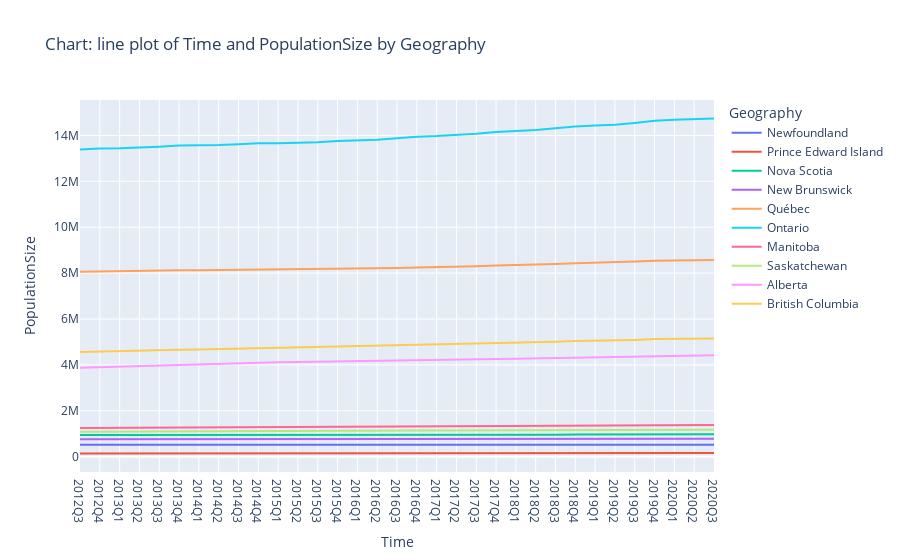

The notebook cell saved with this chart:
### Markdown cell above
#### Exercise: Let's take a look at the average mortgage amount and population size

Complete the code below to visualize the average mortgage amount. 

Change the code to visualize changes in population size.

### Code cell
# AverageMortgageAmount DelinquencyRate PopulationSize
variable = "PopulationSize"

px.line(data_pop_del_mort_df, 
        x = "Time",
        y=variable,
       color="Geography",
       title = f"Chart: line plot of Time and {variable} by Geography")

### Figure 1 — Plotly figure (JSON) as saved in the notebook; plotly's stock layout.template omitted (floating-point values rounded to 4 significant figures)
{"data": [{"hovertemplate": "Geography=Newfoundland<br>Time=%{x}<br>PopulationSize=%{y}<extra></extra>", "legendgroup": "Newfoundland", "line": {"color": "#636efa", "dash": "solid"}, "marker": {"symbol": "circle"}, "mode": "lines", "name": "Newfoundland", "orientation": "v", "showlegend": true, "type": "scatter", "x": ["2012Q3", "2012Q4", "2013Q1", "2013Q2", "2013Q3", "2013Q4", "2014Q1", "2014Q2", "2014Q3", "2014Q4", "2015Q1", "2015Q2", "2015Q3", "2015Q4", "2016Q1", "2016Q2", "2016Q3", "2016Q4", "2017Q1", "2017Q2", "2017Q3", "2017Q4", "2018Q1", "2018Q2", "2018Q3", "2018Q4", "2019Q1", "2019Q2", "2019Q3", "2019Q4", "2020Q1", "2020Q2", "2020Q3"], "xaxis": "x", "y": [526345, 527180, 527248, 527313, 527114, 528117, 528242, 527498, 528159, 528461, 528361, 528063, 528117, 528696, 528800, 529063, 529426, 529900, 529347, 528544, 528249, 528288, 527544, 526395, 525560, 525765, 524883, 524126, 523476, 524137, 523631, 522994, 522103], "yaxis": "y"}, {"hovertemplate": "Geography=Prince Edward Island<br>Time=%{x}<br>PopulationSize=%{y}<extra></extra>", "legendgroup": "Prince Edward Island", "line": {"color": "#EF553B", "dash": "solid"}, "marker": {"symbol": "circle"}, "mode": "lines", "name": "Prince Edward Island", "orientation": "v", "showlegend": true, "type": "scatter", "x": ["2012Q3", "2012Q4", "2013Q1", "2013Q2", "2013Q3", "2013Q4", "2014Q1", "2014Q2", "2014Q3", "2014Q4", "2015Q1", "2015Q2", "2015Q3", "2015Q4", "2016Q1", "2016Q2", "2016Q3", "2016Q4", "2017Q1", "2017Q2", "2017Q3", "2017Q4", "2018Q1", "2018Q2", "2018Q3", "2018Q4", "2019Q1", "2019Q2", "2019Q3", "2019Q4", "2020Q1", "2020Q2", "2020Q3"], "xaxis": "x", "y": [144530, 144520, 144175, 143948, 144094, 144103, 143996, 143984, 144283, 144538, 144368, 144259, 144546, 144894, 145202, 145784, 146969, 147936, 148181, 148860, 150402, 151376, 151516, 152039, 153396, 155129, 155244, 155833, 157262, 158334, 158629, 159249, 159625], "yaxis": "y"}, {"hovertemplate": "Geography=Nova Scotia<br>Time=%{x}<br>PopulationSize=%{y}<extra></extra>", "legendgroup": "Nova Scotia", "line": {"color": "#00cc96", "dash": "solid"}, "marker": {"symbol": "circle"}, "mode": "lines", "name": "Nova Scotia", "orientation": "v", "showlegend": true, "type": "scatter", "x": ["2012Q3", "2012Q4", "2013Q1", "2013Q2", "2013Q3", "2013Q4", "2014Q1", "2014Q2", "2014Q3", "2014Q4", "2015Q1", "2015Q2", "2015Q3", "2015Q4", "2016Q1", "2016Q2", "2016Q3", "2016Q4", "2017Q1", "2017Q2", "2017Q3", "2017Q4", "2018Q1", "2018Q2", "2018Q3", "2018Q4", "2019Q1", "2019Q2", "2019Q3", "2019Q4", "2020Q1", "2020Q2", "2020Q3"], "xaxis": "x", "y": [943635, 943341, 942598, 941230, 940434, 940105, 939867, 938913, 938545, 938972, 938296, 936271, 936525, 938320, 938690, 940382, 942790, 946030, 945943, 947384, 950108, 953683, 953838, 954618, 958406, 963309, 963890, 965287, 969747, 975231, 975898, 977043, 979351], "yaxis": "y"}, {"hovertemplate": "Geography=New Brunswick<br>Time=%{x}<br>PopulationSize=%{y}<extra></extra>", "legendgroup": "New Brunswick", "line": {"color": "#ab63fa", "dash": "solid"}, "marker": {"symbol": "circle"}, "mode": "lines", "name": "New Brunswick", "orientation": "v", "showlegend": true, "type": "scatter", "x": ["2012Q3", "2012Q4", "2013Q1", "2013Q2", "2013Q3", "2013Q4", "2014Q1", "2014Q2", "2014Q3", "2014Q4", "2015Q1", "2015Q2", "2015Q3", "2015Q4", "2016Q1", "2016Q2", "2016Q3", "2016Q4", "2017Q1", "2017Q2", "2017Q3", "2017Q4", "2018Q1", "2018Q2", "2018Q3", "2018Q4", "2019Q1", "2019Q2", "2019Q3", "2019Q4", "2020Q1", "2020Q2", "2020Q3"], "xaxis": "x", "y": [758378, 758673, 758298, 758132, 758544, 758670, 759018, 758876, 758976, 759524, 759617, 758948, 758842, 759778, 760580, 762289, 763350, 764844, 764617, 764813, 766621, 767935, 768005, 768522, 770301, 772524, 772748, 773805, 776868, 780154, 780040, 781024, 781476], "yaxis": "y"}, {"hovertemplate": "Geography=Québec<br>Time=%{x}<br>PopulationSize=%{y}<extra></extra>", "legendgroup": "Québec", "line": {"color": "#FFA15A", "dash": "solid"}, "marker": {"symbol": "circle"}, "mode": "lines", "name": "Québec", "orientation": "v", "showlegend": true, "type": "scatter", "x": ["2012Q3", "2012Q4", "2013Q1", "2013Q2", "2013Q3", "2013Q4", "2014Q1", "2014Q2", "2014Q3", "2014Q4", "2015Q1", "2015Q2", "2015Q3", "2015Q4", "2016Q1", "2016Q2", "2016Q3", "2016Q4", "2017Q1", "2017Q2", "2017Q3", "2017Q4", "2018Q1", "2018Q2", "2018Q3", "2018Q4", "2019Q1", "2019Q2", "2019Q3", "2019Q4", "2020Q1", "2020Q2", "2020Q3"], "xaxis": "x", "y": [8061101, 8078388, 8082771, 8090916, 8110880, 8124660, 8125478, 8132425, 8150183, 8165447, 8163132, 8163063, 8175272, 8190014, 8193624, 8204085, 8225950, 8249692, 8257450, 8272894, 8302063, 8336460, 8350601, 8367551, 8401738, 8433888, 8446906, 8465271, 8501703, 8540429, 8556650, 8572054, 8574571], "yaxis": "y"}, {"hovertemplate": "Geography=Ontario<br>Time=%{x}<br>PopulationSize=%{y}<extra></extra>", "legendgroup": "Ontario", "line": {"color": "#19d3f3", "dash": "solid"}, "marker": {"symbol": "circle"}, "mode": "lines", "name": "Ontario", "orientation": "v", "showlegend": true, "type": "scatter", "x": ["2012Q3", "2012Q4", "2013Q1", "2013Q2", "2013Q3", "2013Q4", "2014Q1", "2014Q2", "2014Q3", "2014Q4", "2015Q1", "2015Q2", "2015Q3", "2015Q4", "2016Q1", "2016Q2", "2016Q3", "2016Q4", "2017Q1", "2017Q2", "2017Q3", "2017Q4", "2018Q1", "2018Q2", "2018Q3", "2018Q4", "2019Q1", "2019Q2", "2019Q3", "2019Q4", "2020Q1", "2020Q2", "2020Q3"], "xaxis": "x", "y": [13390632, 13434943, 13444704, 13467829, 13510781, 13558528, 13562583, 13582747, 13617553, 13661314, 13657737, 13669860, 13707118, 13757688, 13773629, 13816545, 13875394, 13946431, 13971785, 14006386, 14070141, 14150783, 14186830, 14235643, 14308697, 14393683, 14428712, 14467162, 14544718, 14637880, 14689075, 14723497, 14734014], "yaxis": "y"}, {"hovertemplate": "Geography=Manitoba<br>Time=%{x}<br>PopulationSize=%{y}<extra></extra>", "legendgroup": "Manitoba", "line": {"color": "#FF6692", "dash": "solid"}, "marker": {"symbol": "circle"}, "mode": "lines", "name": "Manitoba", "orientation": "v", "showlegend": true, "type": "scatter", "x": ["2012Q3", "2012Q4", "2013Q1", "2013Q2", "2013Q3", "2013Q4", "2014Q1", "2014Q2", "2014Q3", "2014Q4", "2015Q1", "2015Q2", "2015Q3", "2015Q4", "2016Q1", "2016Q2", "2016Q3", "2016Q4", "2017Q1", "2017Q2", "2017Q3", "2017Q4", "2018Q1", "2018Q2", "2018Q3", "2018Q4", "2019Q1", "2019Q2", "2019Q3", "2019Q4", "2020Q1", "2020Q2", "2020Q3"], "xaxis": "x", "y": [1249975, 1254178, 1257940, 1260834, 1264620, 1268428, 1271562, 1274407, 1279014, 1283366, 1286453, 1288094, 1292227, 1297329, 1302544, 1307689, 1314139, 1319911, 1324129, 1328412, 1334790, 1340565, 1344418, 1347055, 1352825, 1357879, 1361632, 1364223, 1369540, 1373574, 1377004, 1378818, 1379263], "yaxis": "y"}, {"hovertemplate": "Geography=Saskatchewan<br>Time=%{x}<br>PopulationSize=%{y}<extra></extra>", "legendgroup": "Saskatchewan", "line": {"color": "#B6E880", "dash": "solid"}, "marker": {"symbol": "circle"}, "mode": "lines", "name": "Saskatchewan", "orientation": "v", "showlegend": true, "type": "scatter", "x": ["2012Q3", "2012Q4", "2013Q1", "2013Q2", "2013Q3", "2013Q4", "2014Q1", "2014Q2", "2014Q3", "2014Q4", "2015Q1", "2015Q2", "2015Q3", "2015Q4", "2016Q1", "2016Q2", "2016Q3", "2016Q4", "2017Q1", "2017Q2", "2017Q3", "2017Q4", "2018Q1", "2018Q2", "2018Q3", "2018Q4", "2019Q1", "2019Q2", "2019Q3", "2019Q4", "2020Q1", "2020Q2", "2020Q3"], "xaxis": "x", "y": [1083755, 1088959, 1091547, 1094390, 1099736, 1103730, 1106374, 1109631, 1112979, 1116203, 1118181, 1118806, 1120967, 1124919, 1127773, 1131147, 1135987, 1140690, 1143313, 1146218, 1150331, 1154755, 1156659, 1158451, 1161767, 1165938, 1168461, 1169286, 1172302, 1176272, 1179154, 1179618, 1178681], "yaxis": "y"}, {"hovertemplate": "Geography=Alberta<br>Time=%{x}<br>PopulationSize=%{y}<extra></extra>", "legendgroup": "Alberta", "line": {"color": "#FF97FF", "dash": "solid"}, "marker": {"symbol": "circle"}, "mode": "lines", "name": "Alberta", "orientation": "v", "showlegend": true, "type": "scatter", "x": ["2012Q3", "2012Q4", "2013Q1", "2013Q2", "2013Q3", "2013Q4", "2014Q1", "2014Q2", "2014Q3", "2014Q4", "2015Q1", "2015Q2", "2015Q3", "2015Q4", "2016Q1", "2016Q2", "2016Q3", "2016Q4", "2017Q1", "2017Q2", "2017Q3", "2017Q4", "2018Q1", "2018Q2", "2018Q3", "2018Q4", "2019Q1", "2019Q2", "2019Q3", "2019Q4", "2020Q1", "2020Q2", "2020Q3"], "xaxis": "x", "y": [3874548, 3900333, 3920499, 3946798, 3981011, 4010903, 4029951, 4054280, 4083648, 4106056, 4116047, 4128300, 4144491, 4159519, 4169830, 4181765, 4196061, 4208958, 4217855, 4227969, 4241100, 4258195, 4268853, 4281706, 4298275, 4317453, 4330698, 4343951, 4361694, 4384968, 4402045, 4417006, 4421876], "yaxis": "y"}, {"hovertemplate": "Geography=British Columbia<br>Time=%{x}<br>PopulationSize=%{y}<extra></extra>", "legendgroup": "British Columbia", "line": {"color": "#FECB52", "dash": "solid"}, "marker": {"symbol": "circle"}, "mode": "lines", "name": "British Columbia", "orientation": "v", "showlegend": true, "type": "scatter", "x": ["2012Q3", "2012Q4", "2013Q1", "2013Q2", "2013Q3", "2013Q4", "2014Q1", "2014Q2", "2014Q3", "2014Q4", "2015Q1", "2015Q2", "2015Q3", "2015Q4", "2016Q1", "2016Q2", "2016Q3", "2016Q4", "2017Q1", "2017Q2", "2017Q3", "2017Q4", "2018Q1", "2018Q2", "2018Q3", "2018Q4", "2019Q1", "2019Q2", "2019Q3", "2019Q4", "2020Q1", "2020Q2", "2020Q3"], "xaxis": "x", "y": [4566769, 4590545, 4598255, 4611648, 4630077, 4658875, 4666788, 4684490, 4707103, 4737725, 4745468, 4757759, 4776388, 4802955, 4811465, 4832155, 4859250, 4884002, 4890848, 4905210, 4929384, 4956550, 4967421, 4983183, 5010476, 5039661, 5046576, 5063527, 5090955, 5125659, 5131575, 5142404, 5147712], "yaxis": "y"}], "layout": {"legend": {"title": {"text": "Geography"}, "tracegroupgap": 0}, "title": {"text": "Chart: line plot of Time and PopulationSize by Geography"}, "xaxis": {"anchor": "y", "domain": [0, 1], "title": {"text": "Time"}}, "yaxis": {"anchor": "x", "domain": [0, 1], "title": {"text": "PopulationSize"}}}}
